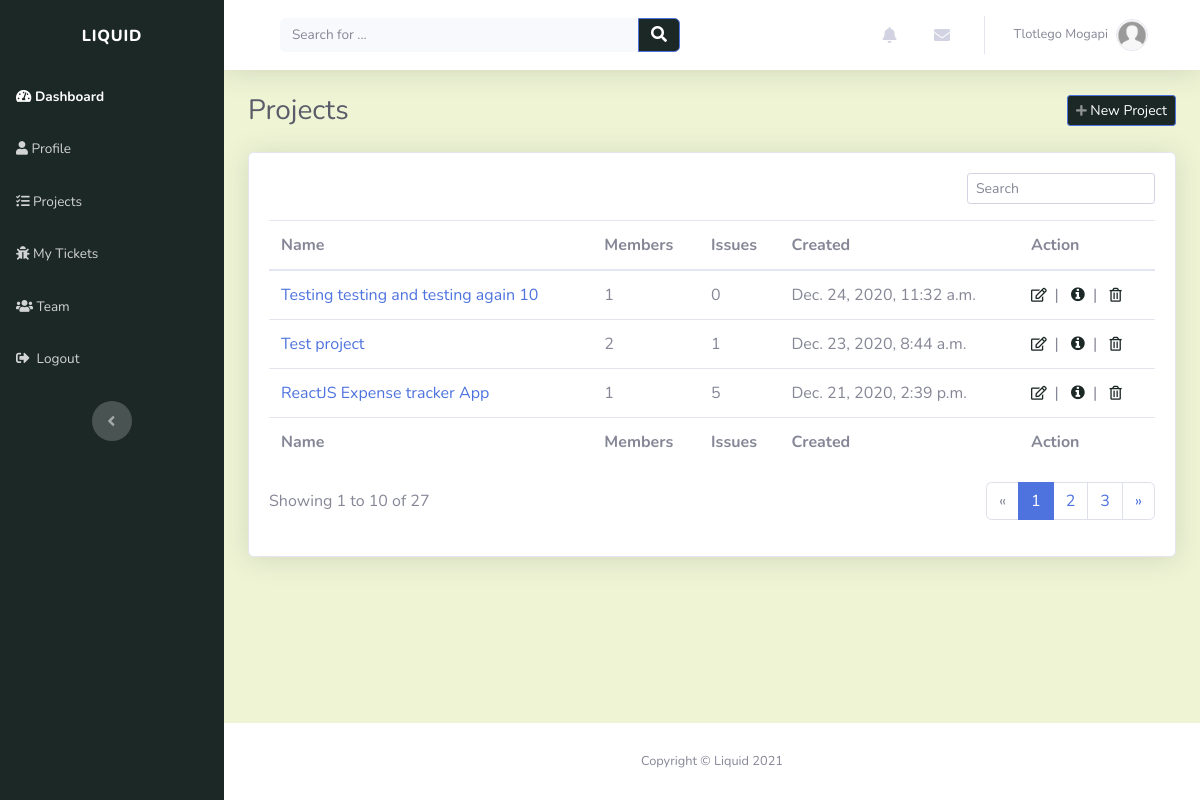
The page /projects/ (signed in) on the database as committed earlier.
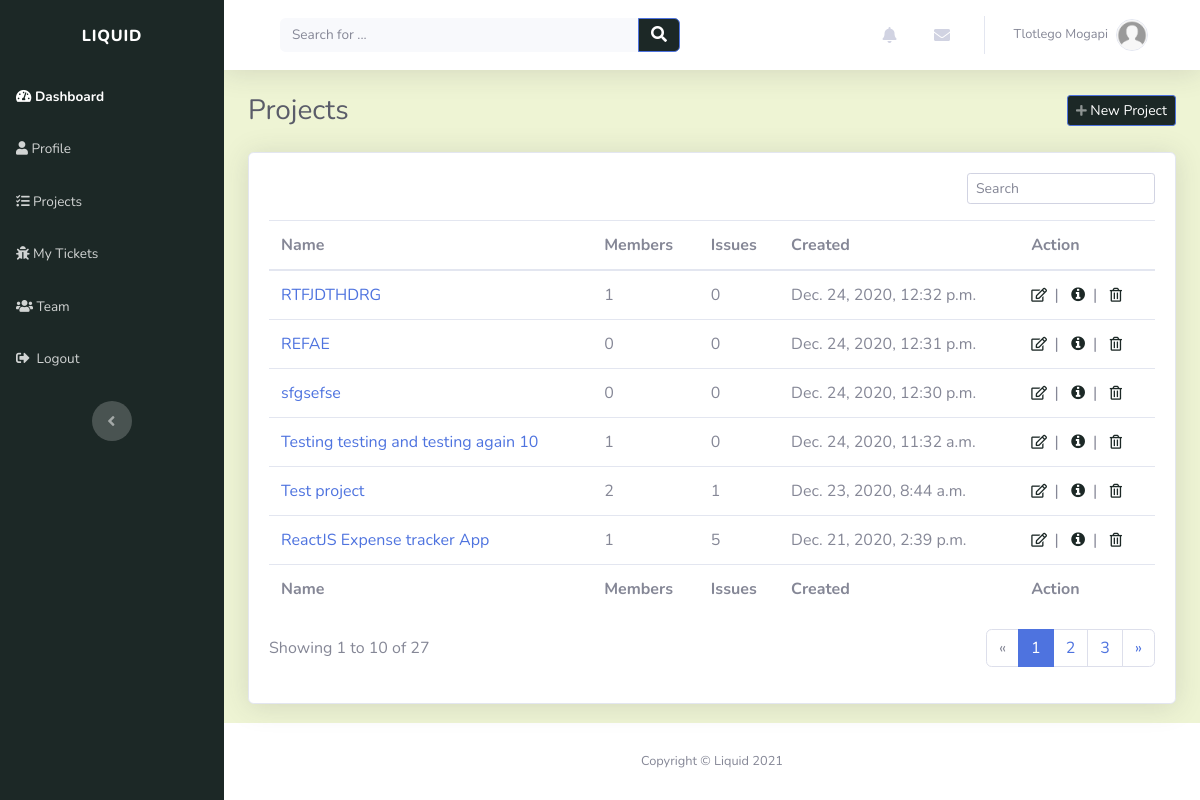
The same page on the database as committed later.
### projects/models.py (models this page shows)
class Project(models.Model):
    name = models.CharField(max_length=50, unique=True)
    description = models.CharField(max_length=200)
    created_on = models.DateTimeField(verbose_name="date created", auto_now_add=True)
    created_by = models.ForeignKey(Profile, on_delete=models.CASCADE)
    slug = models.SlugField(unique=True, blank=True)
    def __str__(self):
        return self.name

### projects/views.py (the view)
# urls.py: path('', views.projects_view, name="projects_page"),
@login_required(login_url='login_page')
def projects_view(request):
    context = {}
    user = request.user
    profile = get_object_or_404(Profile, user=user)
    context['user_projects'] = Project.objects.filter(
        created_by=profile).order_by('-created_on')
    return render(request, "projects/projects.html", context)

### index/custom_processors.py (called while the page is built)
def profile_processor(request):
    if request.user.is_authenticated:
        user = request.user
        user_profile = get_object_or_404(Profile, user=user)
        user_messages = DirectMessage.objects.filter(receiver=user_profile).order_by('-created_on')[:5]
        user_alerts = Alert.objects.filter(user=user_profile).order_by('-created_on')[:5]
        return {'profile': user_profile, 'direct_messages': user_messages, 'alerts': user_alerts}
    else:
        return{}

### projects/templates/projects/projects.html
{% extends "index/header.html" %} {% load static %} {% block title %}Projects{% endblock %} {% block content %}
<div class="d-sm-flex justify-content-between align-items-center mb-4">
	<h3 class="text-dark mb-0">Projects</h3>
	<a
		class="btn btn-primary btn-sm d-none d-sm-inline-block"
		role="button"
		href="{% url 'add_project' %}"
		style="background: rgb(28, 40, 38)"
		><em class="fas fa-plus fa-sm text-white-50"></em>&nbsp;New Project</a
	>
</div>
<div class="card shadow">
	<div class="card-body">
		<div class="row">
			<div class="col-md-12">
				<div class="text-md-right dataTables_filter" id="dataTable_filter">
					<label
						><input
							type="search"
							class="form-control form-control-sm"
							aria-controls="dataTable"
							placeholder="Search"
					/></label>
				</div>
			</div>
		</div>
		<div class="table-responsive table mt-2" id="dataTable" role="grid" aria-describedby="dataTable_info">
			<table class="table my-0" id="dataTable" aria-describedby="projects">
				<thead>
					{% include "projects/snippets/table_header.html" %}
				</thead>
				<tbody>
					{% for project in user_projects %} {% include "projects/snippets/project.html" %} {%endfor%}
				</tbody>
				<tfoot>
					{% include "projects/snippets/table_header.html" %}
				</tfoot>
			</table>
		</div>
		{% include "projects/snippets/pagination.html" %}
	</div>
</div>
{% endblock %}

### projects/templates/projects/snippets/project.html
<tr style="white-space: nowrap">
	<td><a href="{% url 'view_project' project.slug %}">{{ project | truncatechars:40 }}</a></td>
	<td>{{ project.projectrole_set.all.count }}</td>
	<td>{{ project.tickets.all.count }}</td>
	<td>{{ project.created_on }}</td>
	<td>{% include "projects/snippets/project_action.html" %}</td>
</tr>

### projects/templates/projects/snippets/project_action.html
<a role="button" href="{% url 'edit_project' project.slug %}" style="color: rgb(28, 40, 38)" title="Edit"
	><em class="far fa-edit fa-sm">&nbsp</em></a
>
|&nbsp&nbsp
<a role="button" href="{% url 'view_project' project.slug %}" style="color: rgb(28, 40, 38)" title="More information"
	><em class="fa fa-info-circle">&nbsp</em></a
>
|&nbsp&nbsp
<a role="button" href="{% url 'delete_project' project.slug %}" style="color: rgb(28, 40, 38)" title="Delete"
	><em class="far fa-trash-alt fa-sm">&nbsp</em></a
>

Rows that differ between the two databases and show on the page:
added Project: name "RTFJDTHDRG", projectrole_set.all.count "1", tickets.all.count "0", created_on "Dec. 24, 2020, 12:32 p.m."
added Project: name "REFAE", projectrole_set.all.count "0", tickets.all.count "0", created_on "Dec. 24, 2020, 12:31 p.m."
added Project: name "sfgsefse", projectrole_set.all.count "0", tickets.all.count "0", created_on "Dec. 24, 2020, 12:30 p.m."
